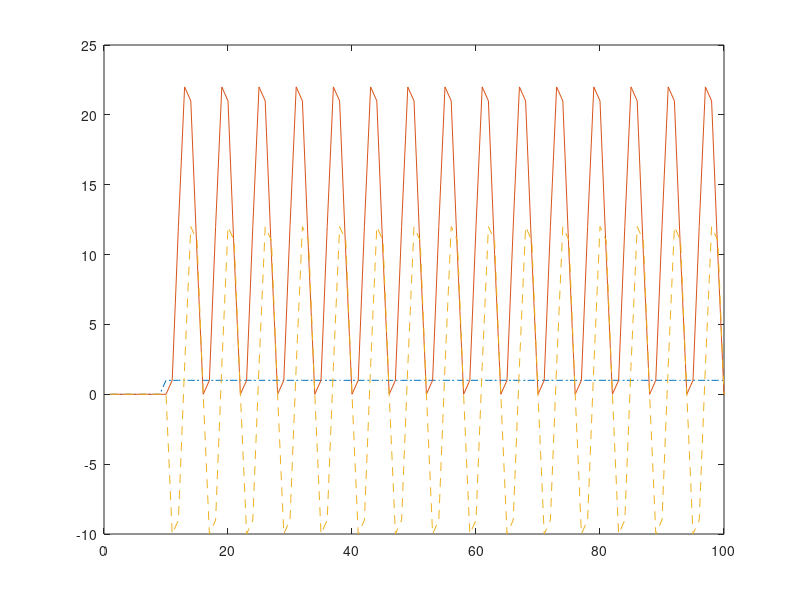

This chart was generated by the following MATLAB code:
% sn2HarOsc.m
% this script attempts a simulation of
% a harmonic oscillator using simple neurons

% set connection weights
v11=1;
v21=-10;
w11=1;
w12=-1;
w21=1;
w22=0;

% construct connectivity matrix
c=[v11,w11,w12;v21,w21,w22];

% set up inputs
tend=100;
t=1:tend;
x=zeros(1,tend);
start=tend/10;
x(start:tend)=ones(1,tend-start+1);

% set up outputs
y=zeros(2,tend);

% find outputs
for i=2:tend,
    z=[x(i-1);y(:,i-1)];
    y(:,i)=c*z;
end

% plot results
clf
plot(t,x,'-.',t,y(1,:),t,y(2,:),'--')
